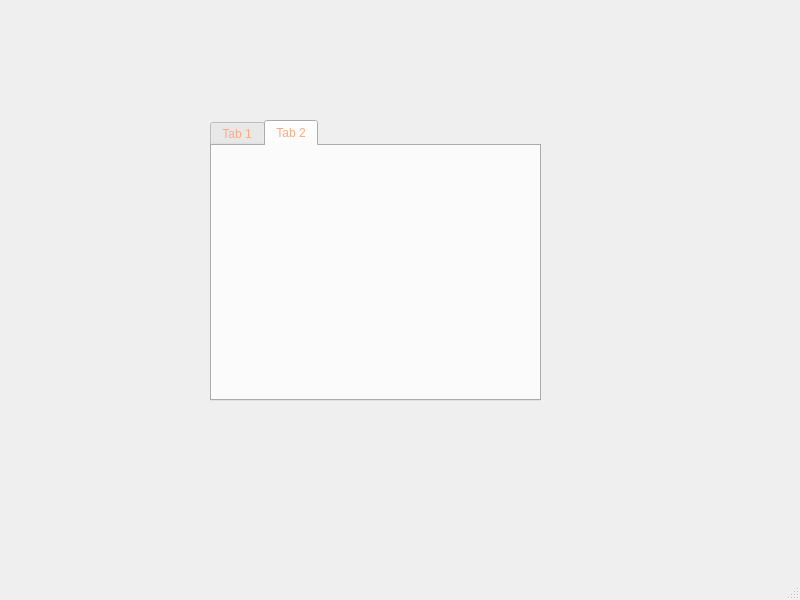
<?xml version="1.0" encoding="UTF-8"?>
<ui version="4.0">
 <class>MainWindow</class>
 <widget class="QMainWindow" name="MainWindow">
  <property name="geometry">
   <rect>
    <x>0</x>
    <y>0</y>
    <width>800</width>
    <height>600</height>
   </rect>
  </property>
  <property name="windowTitle">
   <string>MainWindow</string>
  </property>
  <widget class="QWidget" name="centralwidget">
   <widget class="QTabWidget" name="tabWidget">
    <property name="geometry">
     <rect>
      <x>210</x>
      <y>120</y>
      <width>331</width>
      <height>281</height>
     </rect>
    </property>
    <property name="styleSheet">
     <string notr="true">color: rgb(255, 170, 127);</string>
    </property>
    <property name="currentIndex">
     <number>1</number>
    </property>
    <property name="elideMode">
     <enum>Qt::ElideMiddle</enum>
    </property>
    <widget class="QWidget" name="tab">
     <attribute name="title">
      <string>Tab 1</string>
     </attribute>
    </widget>
    <widget class="QWidget" name="tab_2">
     <attribute name="icon">
      <iconset>
       <normaloff>red.png</normaloff>red.png</iconset>
     </attribute>
     <attribute name="title">
      <string>Tab 2</string>
     </attribute>
    </widget>
   </widget>
  </widget>
  <widget class="QMenuBar" name="menubar">
   <property name="geometry">
    <rect>
     <x>0</x>
     <y>0</y>
     <width>800</width>
     <height>21</height>
    </rect>
   </property>
  </widget>
  <widget class="QStatusBar" name="statusbar"/>
 </widget>
 <resources/>
 <connections/>
</ui>
